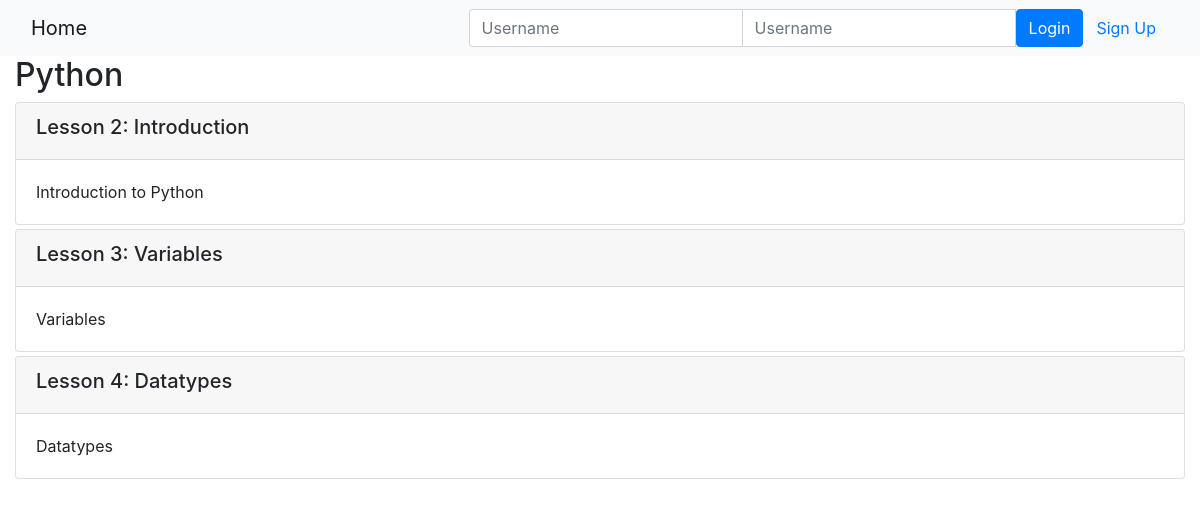
Page /onlinecourse/1/ on the committed database.
### onlinecourse/models.py (models this page shows, shortened)
class Course(models.Model):
    name = models.CharField(null=False, max_length=30, default='online course')
    image = models.ImageField(upload_to='course_images/')
    description = models.CharField(max_length=1000)
    pub_date = models.DateField(null=True)
    instructors = models.ManyToManyField(Instructor)
    users = models.ManyToManyField(settings.AUTH_USER_MODEL, through='Enrollment')
    total_enrollment = models.IntegerField(default=0)
    is_enrolled = False

class Lesson(models.Model):
    title = models.CharField(max_length=200, default="title")
    order = models.IntegerField(default=0)
    course = models.ForeignKey(Course, on_delete=models.CASCADE)
    content = models.TextField()

### onlinecourse/views.py (the view)
# urls.py: path('<int:pk>/', views.CourseDetailView.as_view(), name='course_details'),
class CourseDetailView(generic.DetailView):
    model = Course
    template_name = 'onlinecourse/course_detail_bootstrap.html'

### onlinecourse/templates/onlinecourse/course_detail_bootstrap.html (shortened to what this page needs)
<!DOCTYPE html>
<html lang="en">
<head>
     {% load static %}
    <link rel="stylesheet" href="https://maxcdn.bootstrapcdn.com/bootstrap/4.5.2/css/bootstrap.min.css">
</head>
<body>
    <nav class="navbar navbar-light bg-light">
        <div class="container-fluid">
            <div class="navbar-header">
                  <a class="navbar-brand" href="{% url 'onlinecourse:index' %}">Home</a>
            </div>
            <ul class="nav navbar-nav navbar-right">
                {% if user.is_authenticated %}
                <li>
                    <a class="btn btn-link" href="#">{{ user.first_name }}({{ user.username }})</a>
                    <a class="btn btn-link" href="{% url 'onlinecourse:logout' %}">Logout</a>
                </li>
                {% else %}
                <li>
                    <form class="form-inline" action="{% url 'onlinecourse:login' %}" method="post">
                        <div class="input-group">
                            <input type="text" class="form-control" placeholder="Username" name="username" >
                            <input type="password" class="form-control" placeholder="Username" name="psw" >
                            <button class="btn btn-primary" type="submit">Login</button>
                            <a class="btn btn-link" href="{% url 'onlinecourse:registration' %}">Sign Up</a>
                        </div>
                    </form>
                </li>
                {% endif %}
            </ul>
        </div>
    </nav>
    <div class="container-fluid">
            <h2>{{ course.name }}</h2>
            <div class="card-columns-vertical">
                {% for lesson in course.lesson_set.all %}
                    <div class="card mt-1">
                        <div class="card-header"><h5>Lesson {{lesson.order|add:1}}: {{lesson.title}}</h5></div>
                        <div class="card-body">{{lesson.content}}</div>
                    </div>
                {% endfor %}
            </div>
    </div>
</body>
</html>

### rows in the picture
Course: name "Python"
Lesson: order|add "2", title "Introduction", content "Introduction to Python"
Lesson: order|add "3", title "Variables", content "Variables"
Lesson: order|add "4", title "Datatypes", content "Datatypes"
